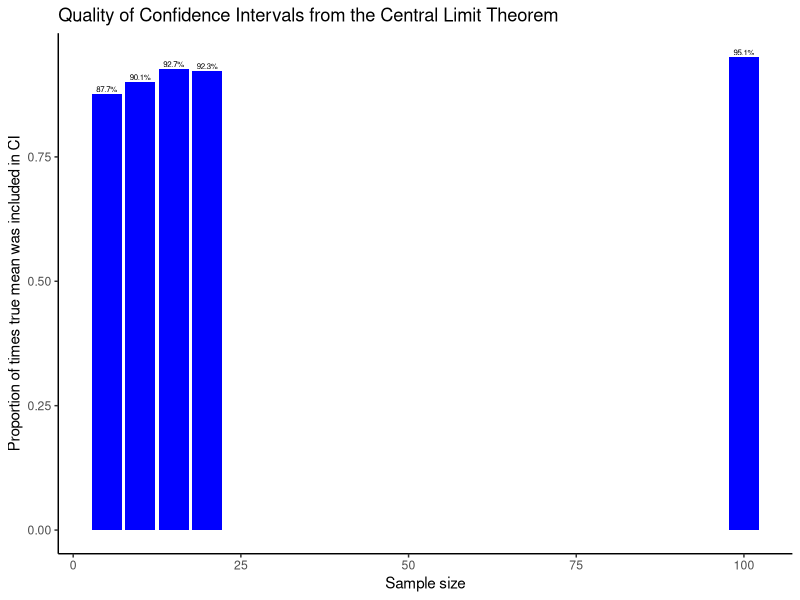

Write R code to recreate this figure.
# Instruction to ChatGPT:
# "write an R program that shows the quality of the 
# confidence intervals from the central limit theorem.  
# speficially, how often is the true mean included in the 
# confidence interval depending on the sample size?"

# [output was then adapted to fit the needs]

library(tidyverse)

# Generate random samples from (a normal distribution)
set.seed(123)
sample_size <- c(5, 10, 15, 20, 100)
samples_per_size <- 1000
true_mean <- 3
true_sd <- 3

results <- data.frame(matrix(ncol = samples_per_size + 1, nrow = length(sample_size)))
colnames(results) <- c("SampleSize", paste0("Sample", 1:samples_per_size))

for (i in 1:length(sample_size)) {
  n <- sample_size[i]
  results[i, 1] <- n
  for (j in 1:samples_per_size) {
    #sample <- rnorm(n, mean = true_mean, sd = true_sd) # True distribution is normal
    sample <- rpois(n = n, lambda = true_mean) # Try skewed distribution
    mean_estimate <- mean(sample)
    sd_estimate <- sd(sample)
    ci <- mean_estimate + c(-1, 1) * qnorm(0.975) * sd_estimate / sqrt(n) # CTL approx. 95% confidence interval
    results[i, j + 1] <- (ci[1] <= true_mean & true_mean <= ci[2])
  }
}

# Calculate the proportion of times the true mean was included in the CI
proportions <- apply(results[, -1], 1, mean)
proportions_df <- data.frame(SampleSize = sample_size, Proportion = proportions)

proportions_df

# Plot the results
ggplot(proportions_df, aes(x = SampleSize, y = Proportion)) +
  geom_col(fill = "blue") +
  geom_text(aes(label = paste0(round(100 * Proportion, 2), "%")), position = position_dodge(width = 0.9), vjust = -0.25, size = 2) +
  xlab("Sample size") + ylab("Proportion of times true mean was included in CI") +
  ggtitle("Quality of Confidence Intervals from the Central Limit Theorem") +
  theme_classic()
